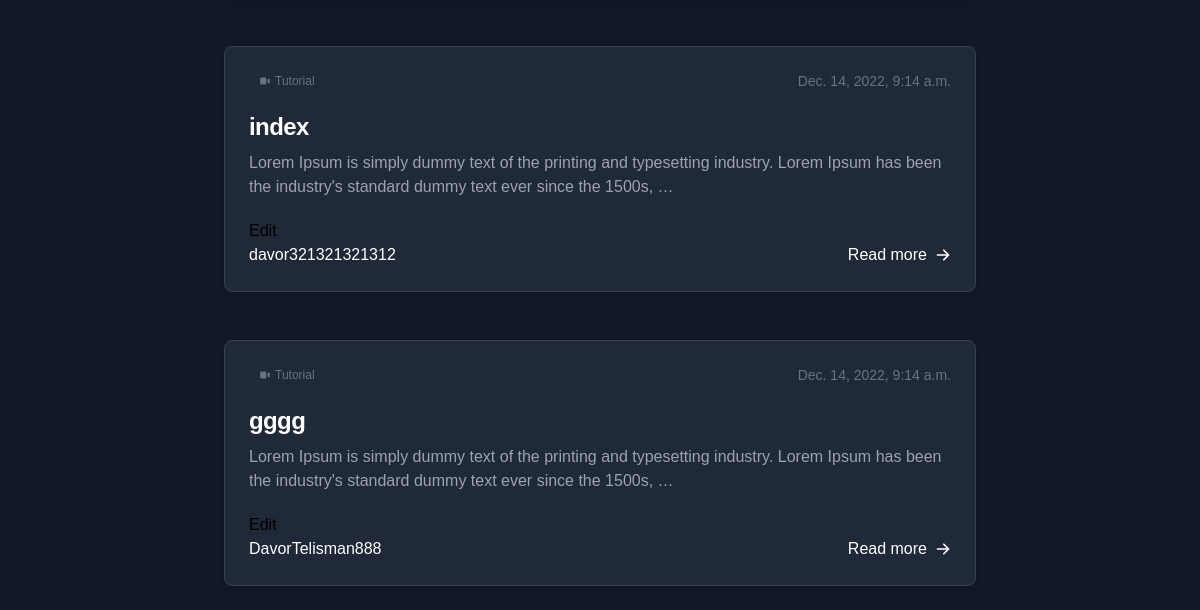
/blog/ (lower part), run on an earlier commit of the app's database.
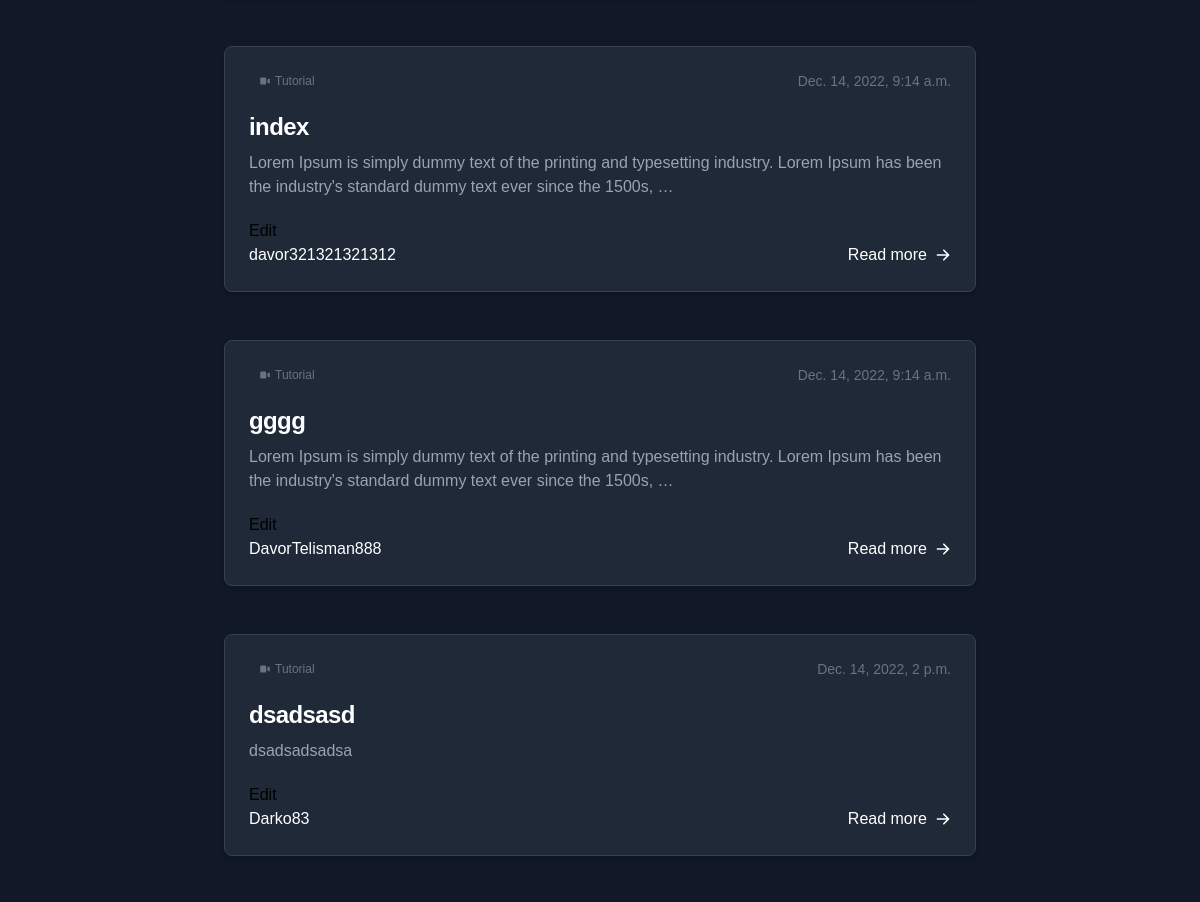
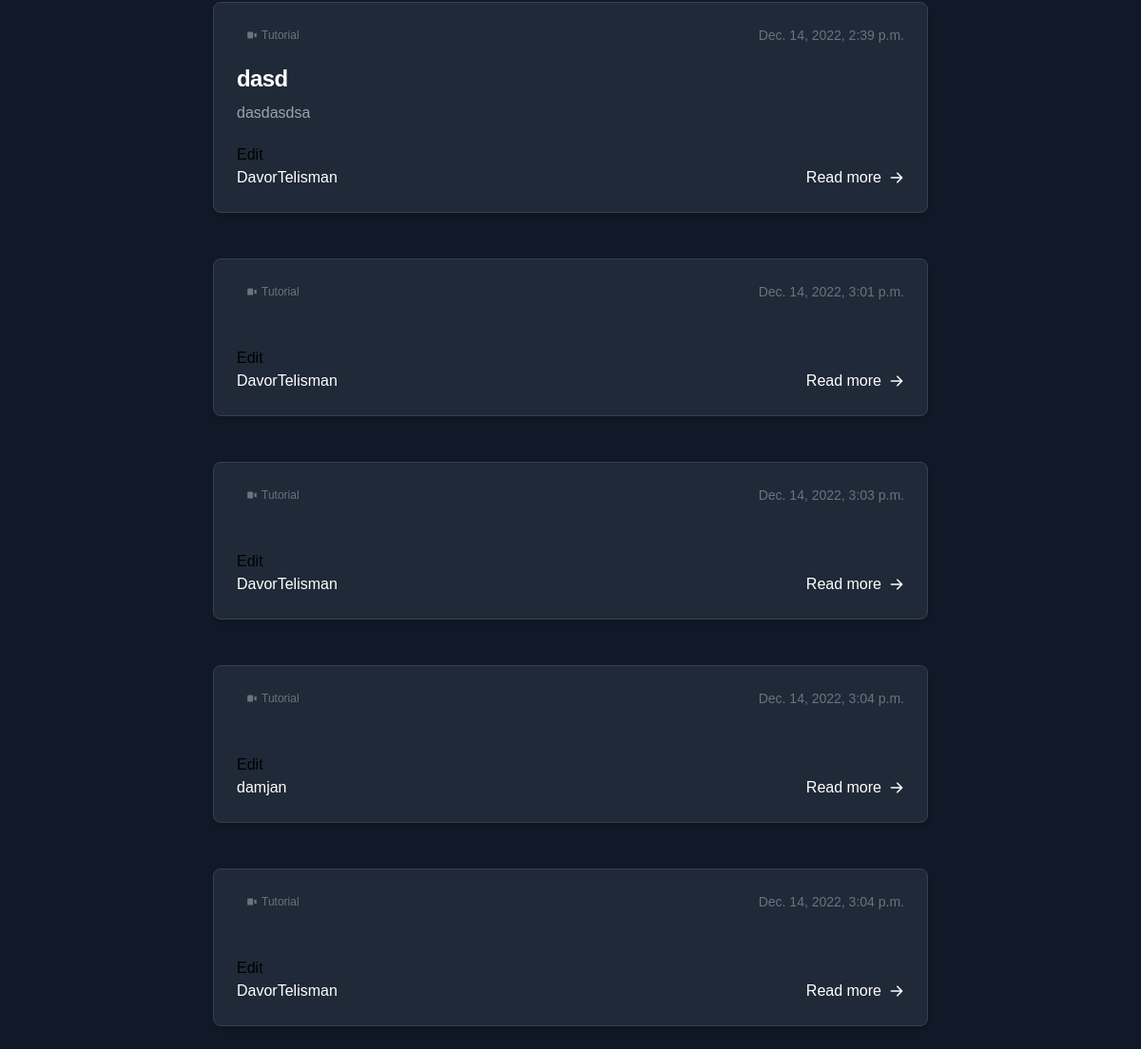
And on a later commit of the database (2 pictures, top to bottom).
### api/models.py (models this page shows, shortened)
class Post(models.Model):
    created = models.DateTimeField(auto_now_add=True)
    title = models.CharField(max_length=100, blank=True, default='')
    body = models.TextField(blank=True, default='')
    owner = models.ForeignKey('auth.User', related_name='posts', on_delete=models.CASCADE)
    class Meta:
        ordering = ['created']

### api/views.py (the view)
# urls.py: path('blog/', blog, name='blog'),
def blog(request):
    blog_post= Post.objects.all()
    context = {
        'blog_post': blog_post,
    }
    return render(request, 'blog.html', context)

### templates/blog.html (shortened to what this page needs)
{% extends "index.html" %}
{% load static %}
{% if user.is_authenticated %}
{% block content %}
<link rel="stylesheet" type="text/css" href="{% static 'assets/css/blog.css' %}">
<body class="bg-gray-900" data-new-gr-c-s-check-loaded="14.1089.0" data-gr-ext-installed="">
    <section id="blog" class="pt-[40px]">
        <div class="container">
            <div class="justify-center p-0 max-w-[800px] m-auto">
                {% for blog in blog_post %}
                <section class="bg-gray-900" data-projection-id="16" style="opacity: 1;">
                    <div class="py-6 px-4 mx-auto lg:px-6">
                        <div class="grid gap-8 lg:grid-cols-1">
                            <article class="p-6 rounded-lg border shadow-md bg-gray-800 border-gray-700">
                                <div class="flex justify-between items-center mb-5 text-gray-500">
                                    <span class="text-xs font-medium inline-flex items-center px-2.5 py-0.5 rounded bg-primary-200 text-primary-800">
                                        <svg class="mr-1 w-3 h-3" fill="currentColor" viewBox="0 0 20 20" xmlns="http://www.w3.org/2000/svg">
                                            <path d="M2 6a2 2 0 012-2h6a2 2 0 012 2v8a2 2 0 01-2 2H4a2 2 0 01-2-2V6zM14.553 7.106A1 1 0 0014 8v4a1 1 0 00.553.894l2 1A1 1 0 0018 13V7a1 1 0 00-1.447-.894l-2 1z"></path>
                                        </svg>Tutorial</span>
                                    <span class="text-sm">{{ blog.created }}</span>
                                </div>
                                <h2 class="hover-underline-animation mb-2 text-2xl font-bold tracking-tight text-white">
                                    <a href="{% url 'blog_detail' blog.pk %}">{{ blog.title }}</a>
                                </h2>
                                <p class="mb-5 font-light text-gray-400">{{ blog.body|safe|truncatewords:25 }}</p><a href="{% url 'update_blog' blog.pk %}">Edit</a>
                                <div class="flex justify-between items-center">
                                    <div class="flex items-center space-x-4">
                                        <span class="font-medium text-white">{{ blog.owner }}</span>
                                    </div>
                                    <a class="inline-flex-important items-center font-medium text-white hover-underline-animation" href="{% url 'blog_detail' blog.pk %}">Read more
                                        <svg class="ml-2 w-4 h-4" fill="currentColor" viewBox="0 0 20 20" xmlns="http://www.w3.org/2000/svg">
                                            <path fill-rule="evenodd" d="M10.293 3.293a1 1 0 011.414 0l6 6a1 1 0 010 1.414l-6 6a1 1 0 01-1.414-1.414L14.586 11H3a1 1 0 110-2h11.586l-4.293-4.293a1 1 0 010-1.414z" clip-rule="evenodd"></path>
                                        </svg>
                                    </a>
                                </div>
                            </article>
                        </div>
                    </div>
                </section>
                {% endfor %}
            </div>
        </div>
    </section>
</body>
{% endblock %}
{% endif %}

### templates/index.html (shortened to what this page needs)
{% load static %}
{% block content %}{% endblock %}

### static/assets/css/blog.css (style rules this page uses)
*,:after,:before { box-sizing:border-box;border:0 solid #e5e7eb }
:after,:before { --tw-content:"" }
body { margin:0;line-height:inherit }
h1,h2,h3,h4,h5,h6 { font-size:inherit;font-weight:inherit }
blockquote,dd,dl,figure,h1,h2,h3,h4,h5,h6,hr,p,pre { margin:0 }
audio,canvas,embed,iframe,img,object,svg,video { display:block;vertical-align:middle }
*,:after,:before { --tw-border-spacing-x:0;--tw-border-spacing-y:0;--tw-translate-x:0;--tw-translate-y:0;--tw-rotate:0;--tw-skew-x:0;--tw-skew-y:0;--tw-scale-x:1;--tw-scale-y:1;--tw-pan-x: ;--tw-pan-y: ;--tw-pinch-zoom: ;--tw-scroll-snap-strictness:proximity;--tw-ordinal: ;--tw-slashed-zero: ;--tw-numeric-figure: ;--tw-numeric-spacing: ;--tw-numeric-fraction: ;--tw-ring-inset: ;--tw-ring-offset-width:0px;--tw-ring-offset-color:#fff;--tw-ring-color:rgba(59,130,246,.5);--tw-ring-offset-shadow:0 0 #0000;--tw-ring-shadow:0 0 #0000;--tw-shadow:0 0 #0000;--tw-shadow-colored:0 0 #0000;--tw-blur: ;--tw-brightness: ;--tw-contrast: ;--tw-grayscale: ;--tw-hue-rotate: ;--tw-invert: ;--tw-saturate: ;--tw-sepia: ;--tw-drop-shadow: ;--tw-backdrop-blur: ;--tw-backdrop-brightness: ;--tw-backdrop-contrast: ;--tw-backdrop-grayscale: ;--tw-backdrop-hue-rotate: ;--tw-backdrop-invert: ;--tw-backdrop-opacity: ;--tw-backdrop-saturate: ;--tw-backdrop-sepia: }
.container { width:100%;margin-right:auto;margin-left:auto;padding-right:16px;padding-left:16px }
@media (min-width:540px) { .container { max-width:540px } }
@media (min-width:720px) { .container { max-width:720px } }
@media (min-width:960px) { .container { max-width:960px } }
@media (min-width:1140px) { .container { max-width:1140px } }
.m-auto { margin:auto }
.mx-auto { margin-left:auto;margin-right:auto }
.mb-5 { margin-bottom:1.25rem }
.mb-2 { margin-bottom:.5rem }
.mr-1 { margin-right:.25rem }
.ml-2 { margin-left:.5rem }
.inline-flex { display:inline-flex }
.grid { display:grid }
.h-3 { height:.75rem }
.h-4 { height:1rem }
.w-3 { width:.75rem }
.w-4 { width:1rem }
.max-w-\[800px\] { max-width:800px }
.justify-center { justify-content:center }
.justify-between { justify-content:space-between }
.gap-8 { gap:2rem }
.rounded-lg { border-radius:.5rem }
.rounded { border-radius:.25rem }
.border { border-width:1px }
.border-gray-700 { --tw-border-opacity:1;border-color:rgb(55 65 81/var(--tw-border-opacity)) }
.bg-gray-900 { --tw-bg-opacity:1;background-color:rgb(17 24 39/var(--tw-bg-opacity)) }
.bg-gray-800 { --tw-bg-opacity:1;background-color:rgb(31 41 55/var(--tw-bg-opacity)) }
.p-0 { padding:0 }
.p-6 { padding:1.5rem }
.px-4 { padding-left:1rem;padding-right:1rem }
.py-6 { padding-top:1.5rem;padding-bottom:1.5rem }
.px-2\.5 { padding-left:.625rem;padding-right:.625rem }
.py-0\.5 { padding-top:.125rem;padding-bottom:.125rem }
.pt-\[40px\] { padding-top:40px }
.text-sm { font-size:.875rem;line-height:1.25rem }
.text-2xl { font-size:1.5rem;line-height:2rem }
.text-xs { font-size:.75rem;line-height:1rem }
.font-bold { font-weight:700 }
.font-light { font-weight:300 }
.tracking-tight { letter-spacing:-.025em }
.text-gray-500 { --tw-text-opacity:1;color:rgb(107 114 128/var(--tw-text-opacity)) }
.text-gray-400 { --tw-text-opacity:1;color:rgb(156 163 175/var(--tw-text-opacity)) }
.shadow-md { --tw-shadow:0 4px 6px -1px rgba(0,0,0,.1),0 2px 4px -2px rgba(0,0,0,.1);--tw-shadow-colored:0 4px 6px -1px var(--tw-shadow-color),0 2px 4px -2px var(--tw-shadow-color) }
.shadow-md,.shadow-service { box-shadow:var(--tw-ring-offset-shadow,0 0 #0000),var(--tw-ring-shadow,0 0 #0000),var(--tw-shadow) }
body { font-family:stolzl,sans-serif }
.hover-underline-animation { display:inline-block;position:relative }
.hover-underline-animation:after { content:"";position:absolute;width:100%;transform:scaleX(0);height:2px;bottom:0;left:0;transform-origin:bottom right;transition:transform .25s ease-out;--tw-bg-opacity:1;background-color:rgb(79 70 229/var(--tw-bg-opacity)) }
.inline-flex-important { display:inline-flex!important }
@media (min-width:960px) { .lg\:grid-cols-1 { grid-template-columns:repeat(1,minmax(0,1fr)) } }
@media (min-width:960px) { .lg\:px-6 { padding-left:1.5rem;padding-right:1.5rem } }

What changed in the data, as far as the page shows it:
added Post: created "Dec. 14, 2022, 2 p.m.", title "dsadsasd", body "dsadsadsadsa", owner "Darko83"
added Post: created "Dec. 14, 2022, 2:39 p.m.", title "dasd", body "dasdasdsa", owner "DavorTelisman"
added Post: created "Dec. 14, 2022, 3:01 p.m.", owner "DavorTelisman"
added Post: created "Dec. 14, 2022, 3:03 p.m.", owner "DavorTelisman"
added Post: created "Dec. 14, 2022, 3:04 p.m.", owner "damjan"
added Post: created "Dec. 14, 2022, 3:04 p.m.", owner "DavorTelisman"
